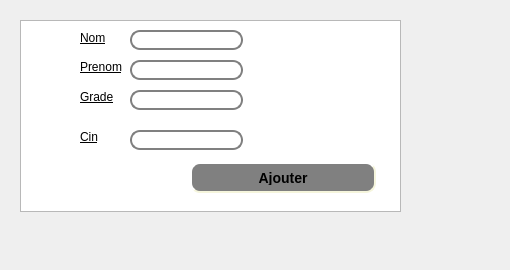
      <widget class="QWidget" name="tab">
       <attribute name="title">
        <string>Ajouter un employe</string>
       </attribute>
       <widget class="QTableView" name="tabemploye_3">
        <property name="geometry">
         <rect>
          <x>20</x>
          <y>20</y>
          <width>381</width>
          <height>192</height>
         </rect>
        </property>
        <property name="styleSheet">
         <string notr="true">QTabWidget::pane { /* tabemploye_3 */
    border-top: 2px solid #C2C7CB;
    position: absolute;
    top: -0.5em;
}
</string>
        </property>
       </widget>
       <widget class="QLineEdit" name="lineEdit_nom">
        <property name="geometry">
         <rect>
          <x>130</x>
          <y>30</y>
          <width>113</width>
          <height>20</height>
         </rect>
        </property>
        <property name="styleSheet">
         <string notr="true">QLineEdit {
    border: 2px solid gray;
    border-radius: 10px;
    padding: 0 8px;
    background: white;
    selection-background-color: darkgray;
}</string>
        </property>
       </widget>
       <widget class="QLineEdit" name="lineEdit_prenom">
        <property name="geometry">
         <rect>
          <x>130</x>
          <y>60</y>
          <width>113</width>
          <height>20</height>
         </rect>
        </property>
        <property name="styleSheet">
         <string notr="true">QLineEdit {
    border: 2px solid gray;
    border-radius: 10px;
    padding: 0 8px;
    background: white;
    selection-background-color: darkgray;
}</string>
        </property>
       </widget>
       <widget class="QLineEdit" name="lineEdit_grade">
        <property name="geometry">
         <rect>
          <x>130</x>
          <y>90</y>
          <width>113</width>
          <height>20</height>
         </rect>
        </property>
        <property name="styleSheet">
         <string notr="true">QLineEdit {
    border: 2px solid gray;
    border-radius: 10px;
    padding: 0 8px;
    background: white;
    selection-background-color: darkgray;
}</string>
        </property>
       </widget>
       <widget class="QLineEdit" name="lineEdit_cin">
        <property name="geometry">
         <rect>
          <x>130</x>
          <y>130</y>
          <width>113</width>
          <height>20</height>
         </rect>
        </property>
        <property name="styleSheet">
         <string notr="true">QLineEdit {
    border: 2px solid gray;
    border-radius: 10px;
    padding: 0 8px;
    background: white;
    selection-background-color: darkgray;
}</string>
        </property>
       </widget>
       <widget class="QPushButton" name="pb_ajouter_5">
        <property name="geometry">
         <rect>
          <x>190</x>
          <y>162</y>
          <width>186</width>
          <height>31</height>
         </rect>
        </property>
        <property name="styleSheet">
         <string notr="true">QPushButton#pb_ajouter_5 {
    background-color: grey;
    border-style: outset;
    border-width: 2px;
    border-radius: 10px;
    border-color: beige;
    font: bold 14px;
    min-width: 10em;
    padding: 6px;
}
</string>
        </property>
        <property name="text">
         <string>Ajouter</string>
        </property>
       </widget>
       <widget class="QLabel" name="label_20">
        <property name="geometry">
         <rect>
          <x>80</x>
          <y>30</y>
          <width>61</width>
          <height>16</height>
         </rect>
        </property>
        <property name="styleSheet">
         <string notr="true">font: 12pt &quot;Andalus&quot;;
text-decoration: underline;</string>
        </property>
        <property name="text">
         <string>Nom</string>
        </property>
       </widget>
       <widget class="QLabel" name="label_21">
        <property name="geometry">
         <rect>
          <x>80</x>
          <y>60</y>
          <width>47</width>
          <height>13</height>
         </rect>
        </property>
        <property name="styleSheet">
         <string notr="true">font: 12pt &quot;Andalus&quot;;
text-decoration: underline;</string>
        </property>
        <property name="text">
         <string>Prenom</string>
        </property>
       </widget>
       <widget class="QLabel" name="label_22">
        <property name="geometry">
         <rect>
          <x>80</x>
          <y>90</y>
          <width>47</width>
          <height>13</height>
         </rect>
        </property>
        <property name="styleSheet">
         <string notr="true">font: 12pt &quot;Andalus&quot;;
text-decoration: underline;</string>
        </property>
        <property name="text">
         <string>Grade</string>
        </property>
       </widget>
       <widget class="QLabel" name="label_23">
        <property name="geometry">
         <rect>
          <x>80</x>
          <y>130</y>
          <width>47</width>
          <height>13</height>
         </rect>
        </property>
        <property name="styleSheet">
         <string notr="true">font: 12pt &quot;Andalus&quot;;
text-decoration: underline;</string>
        </property>
        <property name="text">
         <string>Cin</string>
        </property>
       </widget>
       <widget class="QLabel" name="label_10">
        <property name="geometry">
         <rect>
          <x>0</x>
          <y>0</y>
          <width>501</width>
          <height>261</height>
         </rect>
        </property>
        <property name="styleSheet">
         <string notr="true">background-image: url(:/bg.jpg);</string>
        </property>
        <property name="text">
         <string/>
        </property>
        <property name="pixmap">
         <pixmap>../60342173_2276972439287605_1529191567795945472_n.jpg</pixmap>
        </property>
       </widget>
       <zorder>label_10</zorder>
       <zorder>tabemploye_3</zorder>
       <zorder>lineEdit_nom</zorder>
       <zorder>lineEdit_prenom</zorder>
       <zorder>lineEdit_grade</zorder>
       <zorder>lineEdit_cin</zorder>
       <zorder>pb_ajouter_5</zorder>
       <zorder>label_20</zorder>
       <zorder>label_21</zorder>
       <zorder>label_22</zorder>
       <zorder>label_23</zorder>
      </widget>
